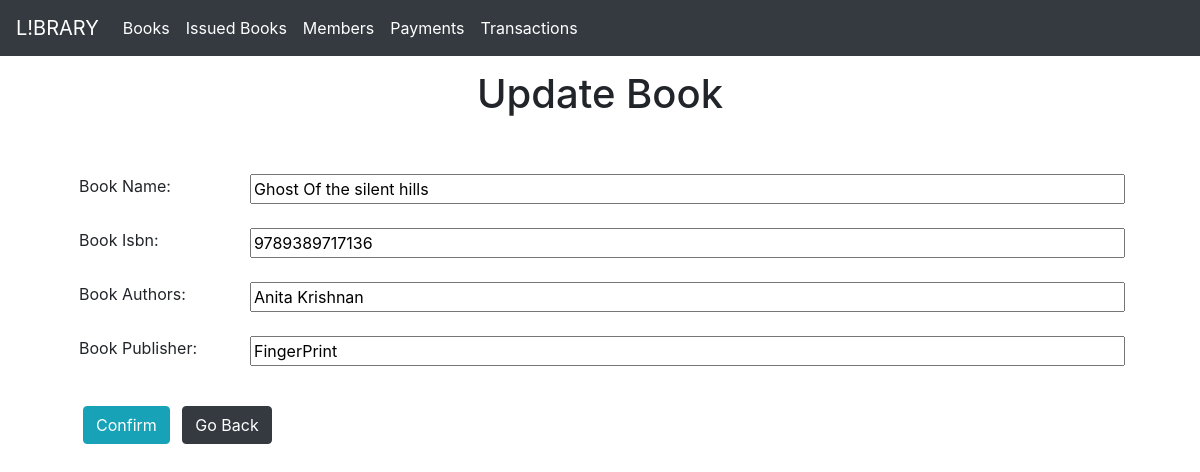
Page /update_book/3 on the earlier database version.
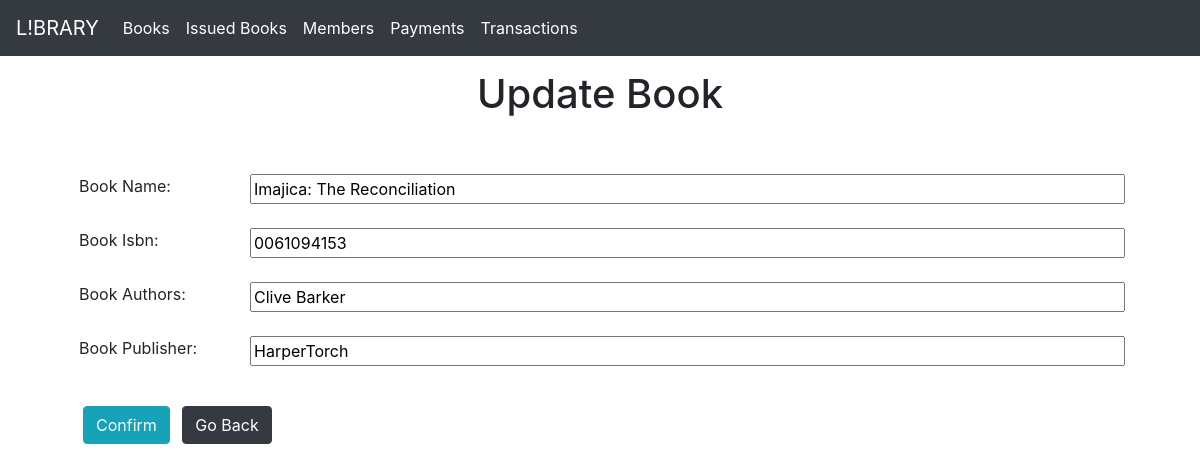
Same page on the later database version.
### Library/models.py (models this page shows)
class Book(db.Model):
    id = db.Column(db.Integer, primary_key=True)
    name = db.Column(db.String(100))
    isbn = db.Column(db.String(20))
    author = db.Column(db.String(100))
    publisher = db.Column(db.String(100))
    issued = db.Column(db.Boolean, default=False )

### Library/books.py (the view, shortened to what this page needs)
@books.route('/update_book/<int:id>', methods=['GET', 'POST'])
def update_book(id):
    book = Book.query.get(id)
    return render_template('book_update_form.html', data=book)

### Library/templates/book_update_form.html (shortened to what this page needs)
{% extends 'base.html' %}
{% block body %}
<div class="container my-4" style="text-align:center ;">
    <h1>Update Book</h1>
</div>
    <div class="container my-5" style="width:100%">
        <form action="/update_book/{{data.id}}" method="POST" style="width: 100%;">
            <div class="container my-2" style="display:flex; flex-direction: row;">
                <div style="flex:3">
                    <label class="mx-1 my-2" for="book_name">Book Name: </label>
                </div>
                <div style="flex:15; width:100%">
                    <input type="text" class="my-2" style="width:100%" name="book_name" id="book_name" value="{{data.name}}" required>
                </div>
            </div>
            <div class="container my-2" style="display:flex; flex-direction: row;">
                <div style="flex:3">
                    <label class="mx-1 my-2" for="book_isbn">Book Isbn: </label>
                </div>
                <div style="flex:15; width:100%">
                    <input type="text" class="my-2" style="width:100%" name="book_isbn" id="book_isbn" value="{{data.isbn}}" required>
                </div>
            </div>
            <div class="container my-2" style="display:flex; flex-direction: row;">
                <div style="flex:3">
                    <label class="mx-1 my-2" for="book_author">Book Authors: </label>
                </div>
                <div style="flex:15; width:100%">
                    <input type="text" class="my-2" style="width:100%" name="book_author" id="book_author" value="{{data.author}}" required>
                </div>
            </div>
            <div class="container my-2" style="display:flex; flex-direction: row;">
                <div style="flex:3">
                    <label class="mx-1 my-2" for="book_publisher">Book Publisher: </label>
                </div>
                <div style="flex:15; width:100%">
                    <input type="text" class="my-2" style="width:100%" name="book_publisher" id="book_publisher" value="{{data.publisher}}" required>
                </div>
            </div>
            <div class="container my-3">
                <input type="submit" value="Confirm" class="btn btn-info mx-2 my-3" >
                <a href="/" class="btn btn-dark my-3 ">Go Back</a>
            </div>
        </form>
    </div>
{% endblock %}

Differences in the rows shown:
changed Book: book_name "Ghost Of the silent hills" → "Imajica: The Reconciliation"; book_isbn "9789389717136" → "0061094153"; book_author "Anita Krishnan" → "Clive Barker"; book_publisher "FingerPrint" → "HarperTorch"
